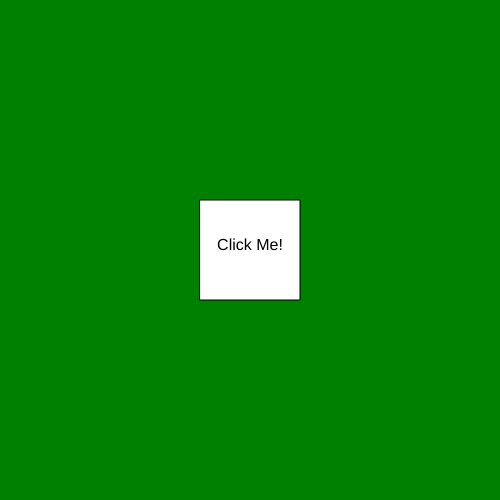
Frame 1 (no input)
Frame 60 (no input): identical to frame 1, image omitted
Frame 120 (the mouse pressed at the canvas centre since frame 60): identical to frame 1, image omitted

The p5.js sketch that drew this single still picture (run headless with seeded random() and noise() and a simulated clock; from frame 60 on, the mouse is pressed at the canvas centre):

// p5.js sketch
// ── sketch.js
let state = 0;

function setup() {
  createCanvas(500, 500);
  rectMode(CENTER);
  textAlign(CENTER);
}

function draw() {


  
  switch(state) {
    case 0:
      background('green');
      fill('white');
      rect(250, 250, 100, 100);
      fill('black');
      textSize(16);
      text("Click Me!", 250, 250);
      break;

    case 1:
      background('blue');
      fill('white');
      rect(250, 250, 100, 100);
      fill('black');
      textSize(16);
      text("Click Me!", 250, 250);
      break;
  }
  

}

function mouseReleased() {
  
  if (mouseX > 200 && mouseX < 300 && mouseY > 200 && mouseY < 300) {
    state++;
    if (state > 1)
    state = 0;
  }
}
